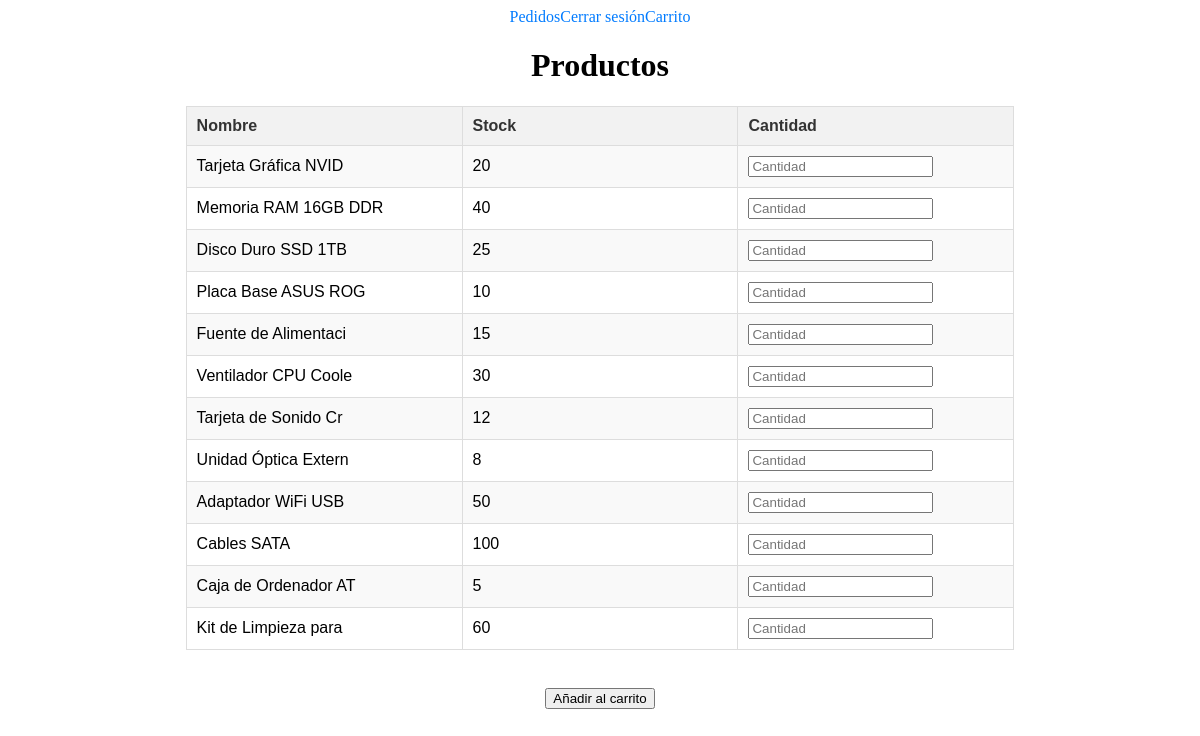
/producto.php?cat=3 (signed in), run on the app's committed database.
### tables this page shows
CREATE TABLE IF NOT EXISTS producto(
    CodProd int(3) NOT NULL auto_increment,
    CodCat int(2) NOT NULL,
    NombreProd VARCHAR(20) NOT NULL,
    Stock INT(4) NOT NULL,
    PRIMARY KEY (CodProd),
    FOREIGN KEY (CodCat) REFERENCES categoria(CodCat)
)CHARACTER SET utf8;

### tienda.php (called while the page is built, shortened)
<?php
class tienda
{
    protected $db;
    function __construct($BD="")
  	{
		try {
			if ($BD!='')
				$this->db = new PDO("mysql:host=" . SERVIDOR . ";dbname=" . $BD .";charset=utf8", USUARIO, CLAVE, array(PDO::MYSQL_ATTR_INIT_COMMAND => "SET NAMES 'utf8'"));
			else
				$this->db = new PDO("mysql:host=" . SERVIDOR. ";charset=utf8", USUARIO, CLAVE, array(PDO::MYSQL_ATTR_INIT_COMMAND => "SET NAMES 'utf8'"));
			$this->db->setAttribute(PDO::MYSQL_ATTR_USE_BUFFERED_QUERY,  true);
			$this->db->setAttribute(PDO::NULL_TO_STRING, true);
			if ($BD=='') {
			   $sql = file_get_contents('pedidos.sql');
			   $this->ejecuta_SQL($sql);
			}
		} catch (PDOException $e) {
			die ("<p><H3>No se ha podido establecer la conexión.
				  <P>Compruebe si está activado el servidor de bases de
				  datos MySQL.</H3></p>\n <p>Error: " . $e->getMessage() . "</p>\n");
		}
	}
    function ejecuta_SQL($sql) {
		$resultado=$this->db->query($sql);
		return $resultado;
	}
	function getProductos($id_cat)
	{
		$sql_script = "SELECT * FROM producto WHERE CodCat='$id_cat'";
		$resultado=$this->ejecuta_SQL($sql_script);
		return $resultado->fetchAll(\PDO::FETCH_ASSOC);
	}
}
?>

### producto.php (the view, shortened to what this page needs)
<?php
    require_once "tienda.php";
    $shop = new tienda;
    if(isset($_REQUEST['cat']) || isset($_REQUEST["addCarrito"]))
    {
        $productos = $shop->getProductos($_SESSION['cat']);
    }
?>
<!DOCTYPE html>
<html lang="es">
<head>
    <link rel="stylesheet" href="style.css">
</head>
<body align="center">
    <?php
    echo '<header> <a href="categoria.php">'. $shop->getNombrecliente($_SESSION['id_cliente']).'</a>';
    echo '<a href="pedidos.php">Pedidos</a>';
    echo '<a href="logout.php">Cerrar sesión</a>';
    echo '<a href="carrito.php">Carrito</a></header>';
    if(isset($_REQUEST['cat']) || isset($_REQUEST["addCarrito"])){
    echo '<h1>Productos</h1>
    <form action="producto.php" method="post">
        <table>
            <tr>
                <th>Nombre</th>
                <th>Stock</th>
                <th>Cantidad</th>
            </tr>';
            for ($i = 0; $i<sizeof($productos); $i++){
                echo
                "<tr>
                <td>". $productos[$i]["NombreProd"] ."</td>
                <td>". $productos[$i]["Stock"] ."</td>
                <td>" ;
                echo "<input type='number' name='cantidad$i' placeholder='Cantidad'><br>";
                echo "</td>
                </tr>";
            }
        echo '</table>
        <br>
        <input type="submit" value="Añadir al carrito">
        </form>';
    }else{
        echo "<hr><br>No se puede mostrar productos sin seleccionar una categoría.";
    }
    ?>
</body>
</html>

### style.css (style rules this page uses)
table { width: 70%; border-collapse: collapse; margin: 20px auto; font-family: Arial, sans-serif; table-layout: fixed; }
th, td { padding: 10px; border: 1px solid #ddd; text-align: left; }
tr:nth-child(even) { background-color: #f9f9f9; }
td { word-wrap: break-word; overflow-wrap: break-word; white-space: normal; max-width: 200px; }
th { background-color: #f2f2f2; color: #333; font-weight: bold; }
a { text-decoration: none; color: #007BFF; }

### data on the page
producto: NombreProd "Tarjeta Gráfica NVID", Stock "20"
producto: NombreProd "Memoria RAM 16GB DDR", Stock "40"
producto: NombreProd "Disco Duro SSD 1TB", Stock "25"
producto: NombreProd "Placa Base ASUS ROG", Stock "10"
producto: NombreProd "Fuente de Alimentaci", Stock "15"
producto: NombreProd "Ventilador CPU Coole", Stock "30"
producto: NombreProd "Tarjeta de Sonido Cr", Stock "12"
producto: NombreProd "Unidad Óptica Extern", Stock "8"
producto: NombreProd "Adaptador WiFi USB", Stock "50"
producto: NombreProd "Cables SATA", Stock "100"
producto: NombreProd "Caja de Ordenador AT", Stock "5"
producto: NombreProd "Kit de Limpieza para", Stock "60"
